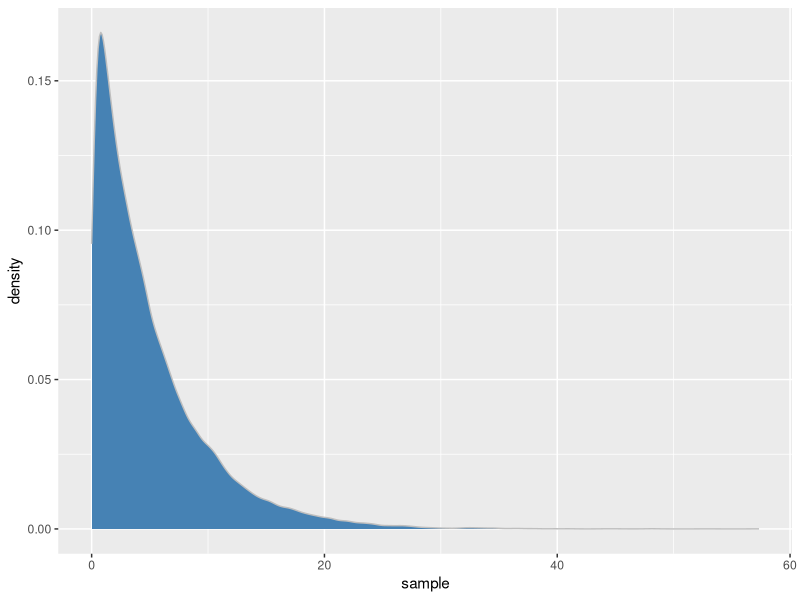
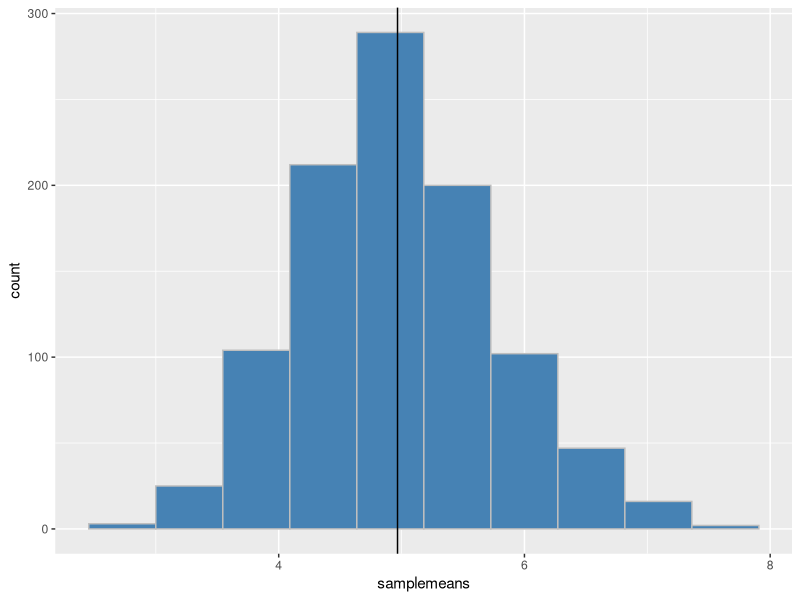
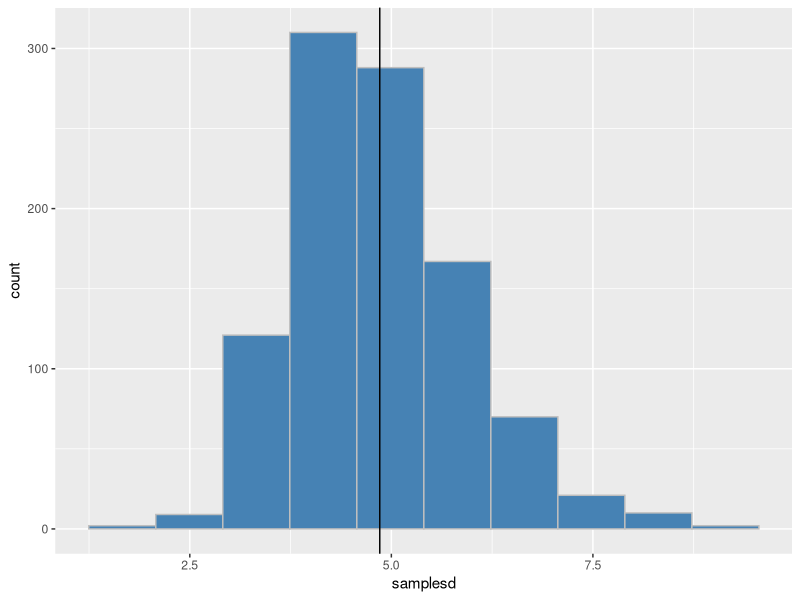

The R script that drew these images, in order:
## ---- chunk 1
knitr::opts_chunk$set(echo = TRUE)
## ---- chunk 2
lambda <- 0.2
sample <- rexp(40*1000, rate = lambda)
samplemat <- matrix(sample, nrow = 1000, ncol = 40)

## ---- chunk 3
library(ggplot2)
ggplot() +
        geom_density(aes(sample), color = "grey", fill = "steelblue")
## ---- chunk 4
samplemeans <- rowMeans(samplemat)
ggplot()+
        geom_histogram(aes(samplemeans), color = "grey", fill = "steelblue", 
                       bins = 10) +
        geom_vline(xintercept = mean(samplemeans))
samplemean <- mean(samplemeans)
theorymean <- 1/lambda
## ---- chunk 5
samplesd <- apply(samplemat, 1, sd)
ggplot()+
        geom_histogram(aes(samplesd), color = "grey", fill = "steelblue", 
                       bins = 10)+
        geom_vline(xintercept = mean(samplesd))
meansd <- mean(samplesd)
theorysd <- 1/lambda
